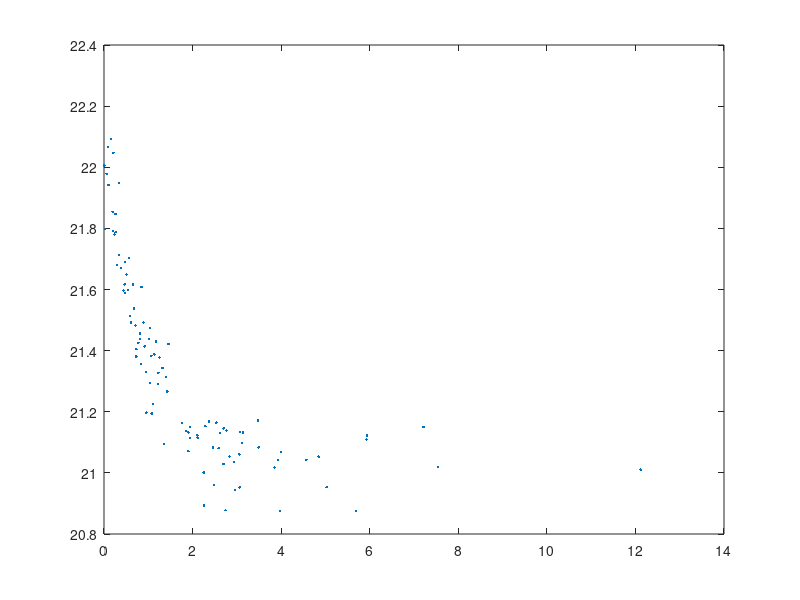

Reproduce this figure in MATLAB.
%modelfun = @(b,x)(b(1)+exp(-b(2)*x));
modelfun = @(b,t)(exp(-b(1)*t)+b(2));
rng('default') % for reproducibility
b = [1;1];
t = exprnd(2,100,1);
y = modelfun(b,t) + normrnd(0,0.1,100,1);
y= y+20;
opts.RobustWgtFun = 'bisquare';
opts1.RobustWgtFun = 'huber';
opts2.RobustWgtFun = 'welsch'
plot(t,y,'.')
beta0 = [2;20];
beta = nlinfit(t,y,modelfun,beta0)          % none
beta1 = nlinfit(t,y,modelfun,beta0,opts)    % bisquare
beta2 = nlinfit(t,y,modelfun,beta0,opts1)   % huber
beta3 = nlinfit(t,y,modelfun,beta0,opts2)   % welsch

% Huber looks best on this test